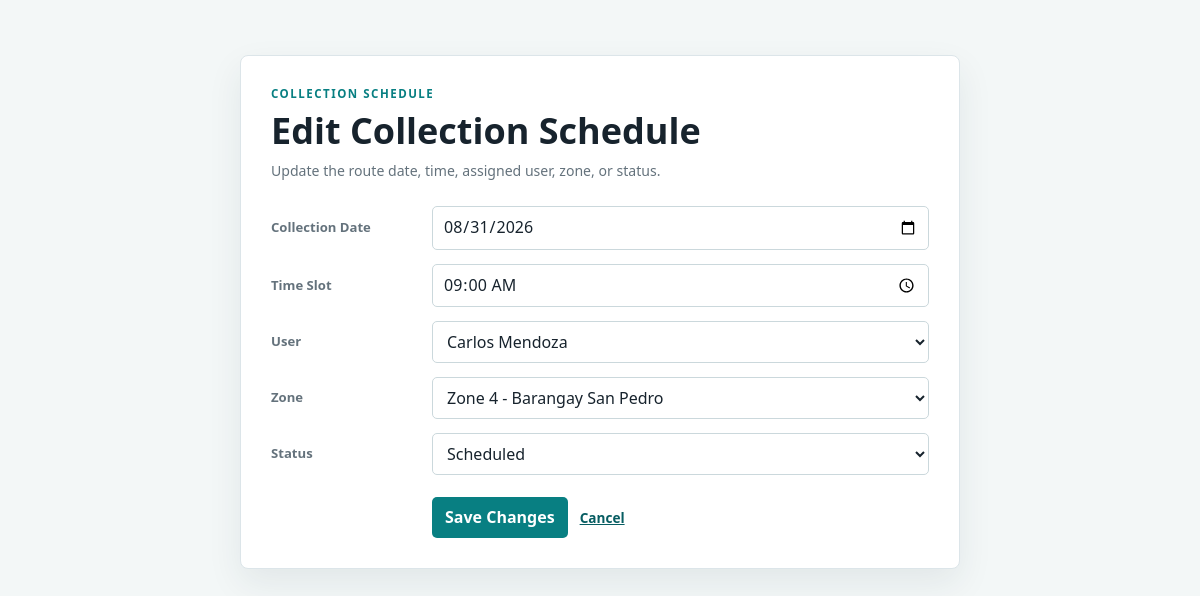
The page /modals/updateCollection.php?id=4 on the database its author committed.
### tables this page shows
CREATE TABLE IF NOT EXISTS Collection_Schedule (
    ScheduleID INT AUTO_INCREMENT PRIMARY KEY,
    Zone_ID INT NOT NULL,
    User_id INT NOT NULL,
    CollectionDate DATE NOT NULL,
    TimeSlot TIME NOT NULL,
    Status VARCHAR(100) NULL,
    CONSTRAINT fk_schedule_zone FOREIGN KEY (Zone_ID) REFERENCES Zones(Zone_ID)
        ON UPDATE CASCADE ON DELETE RESTRICT,
    CONSTRAINT fk_schedule_user FOREIGN KEY (User_id) REFERENCES Users(User_id)
        ON UPDATE CASCADE ON DELETE RESTRICT
);

CREATE TABLE IF NOT EXISTS Users (
    User_id INT AUTO_INCREMENT PRIMARY KEY,
    Fullname VARCHAR(100) NOT NULL,
    Email VARCHAR(100) NOT NULL,
    Password VARCHAR(255) NOT NULL,
    Role VARCHAR(50) NOT NULL,
    Contact_Number VARCHAR(20) NULL
);

### classes/CollectionSchedule.php (called while the page is built, shortened)
<?php
class CollectionSchedule
{
    private PDO $conn;
    public function __construct(PDO $db)
    {
        $this->conn = $db;
        try {
            $this->restoreZonesIfEmpty();
        } catch (PDOException $exception) {
        }
    }
    private function restoreZonesIfEmpty(): void
    {
        if ((int) $this->conn->query('SELECT COUNT(*) FROM zones')->fetchColumn() > 0) {
            return;
        }
    }
    public function getCollectionSchedule(int $id): array|false
    {
        $stmt = $this->conn->prepare(
            'SELECT
                ScheduleID AS schedule_id,
                CollectionDate AS collection_date,
                User_id AS user_id,
                Zone_ID AS zone_id,
                TimeSlot AS time_slot,
                Status AS status
             FROM collection_schedule
             WHERE ScheduleID = :id'
        );
        $stmt->execute([':id' => $id]);
        return $stmt->fetch();
    }
    public function getUsers(): PDOStatement
    {
        $stmt = $this->conn->query(
            'SELECT User_id AS user_id, Fullname AS user_name
             FROM users ORDER BY Fullname ASC'
        );
        return $stmt;
    }
    public function getZones(): PDOStatement
    {
        $stmt = $this->conn->query(
            'SELECT Zone_ID AS zone_id,
                    CONCAT(Zone_Name, " - ", Barangay) AS zone_name
             FROM zones ORDER BY Zone_Name ASC'
        );
        return $stmt;
    }
}

### modals/updateCollection.php (the view, shortened to what this page needs)
<?php
require_once __DIR__ . "/../connection.php";
require_once __DIR__ . "/../classes/CollectionSchedule.php";
$schedule = new CollectionSchedule($pdo);
$id = $_GET['id'];
$data = $schedule->getCollectionSchedule((int) $id);
?>
<!DOCTYPE html>
<html>
<head>
    <link
        rel="stylesheet"
        href="../style.css?v=11"
    >
</head>
<body>
<div class="container">
    <p class="eyebrow">COLLECTION SCHEDULE</p>
    <h1>Edit Collection Schedule</h1>
    <p class="form-intro">Update the route date, time, assigned user, zone, or status.</p>
    <form
        action="../backend/collection_code.php"
        method="POST"
        class="form-container"
    >
        <label>Collection Date</label>
        <input
            type="date"
            name="collection_date"
            value="<?php
                echo $data['collection_date'];
            ?>"
            required
        >
        <label>Time Slot</label>
        <input
            type="time"
            name="time_slot"
            value="<?php echo htmlspecialchars($data['time_slot']); ?>"
            required
        >
        <label>User</label>
        <select
            name="user_id"
            required
        >
            <?php
            $participants = $schedule->getUsers();
            while ($participant =
                $participants->fetch()):
            ?>
                <option
                    value="<?php
                        echo $participant['user_id'];
                    ?>"
                    <?php
                    if (
                        $participant['user_id']
                        == $data['user_id']
                    ) {
                        echo "selected";
                    }
                    ?>
                >
                    <?php
                    echo htmlspecialchars(
                        $participant['user_name']
                    );
                    ?>
                </option>
            <?php endwhile; ?>
        </select>
        <label>Zone</label>
        <select
            name="zone_id"
            required
        >
            <?php
            $events = $schedule->getZones();
            while ($event =
                $events->fetch()):
            ?>
                <option
                    value="<?php
                        echo $event['zone_id'];
                    ?>"
                    <?php
                    if (
                        $event['zone_id']
                        == $data['zone_id']
                    ) {
                        echo "selected";
                    }
                    ?>
                >
                    <?php
                    echo htmlspecialchars(
                        $event['zone_name']
                    );
                    ?>
                </option>
            <?php endwhile; ?>
        </select>
        <label>Status</label>
        <select name="status">
            <option value="Scheduled" <?= $data['status'] === 'Scheduled' ? 'selected' : '' ?>>Scheduled</option>
        </select>
        <div class="form-actions">
            <button type="submit" name="update_collection_schedule">Save Changes</button>
            <a href="../index.php">Cancel</a>
        </div>
    </form>
</div>
</body>
</html>

### style.css (style rules this page uses)
:root { --ink: #17232d; --muted: #64727c; --line: #dce5e9; --surface: #ffffff; --page: #f3f7f7; --teal: #087f82; --teal-dark: #075d62; --yellow: #f2b84b; --danger: #b94a48; --shadow: 0 14px 35px rgba(25, 56, 65, .08); }
* { box-sizing: border-box; }
html { scroll-behavior: smooth; }
body { margin: 0; min-width: 320px; background: var(--page); color: var(--ink); font-family: "Trebuchet MS", "Segoe UI", sans-serif; line-height: 1.45; }
a { color: inherit; }
button, input, select { font: inherit; }
button, a { -webkit-tap-highlight-color: transparent; }
button, .nav-link, .edit, .delete { transition: background-color .16s ease, color .16s ease, transform .16s ease; }
.container { width: min(720px, calc(100% - 32px)); margin: 55px auto; padding: 30px; border: 1px solid var(--line); border-radius: 8px; background: var(--surface); box-shadow: var(--shadow); }
.container h1 { margin-bottom: 24px; }
.container .eyebrow { margin-bottom: 8px; }
.form-intro { margin: -14px 0 25px; color: var(--muted); font-size: .88rem; }
.form-container { display: grid; grid-template-columns: 145px 1fr; align-items: center; gap: 14px 16px; }
.form-container > label { color: var(--muted); font-size: .82rem; font-weight: 700; }
.form-container > input, .form-container > select { width: 100%; }
.form-actions { grid-column: 2; display: flex; align-items: center; gap: 12px; margin-top: 8px; }
.form-container button { background: var(--teal); color: #fff; }
.form-container a { color: var(--teal-dark); font-size: .85rem; font-weight: 700; }
.eyebrow { margin: 0 0 6px; color: var(--teal); font-size: .72rem; font-weight: 700; letter-spacing: .13em; }
h1, h2, p { margin-top: 0; }
h1 { margin-bottom: 7px; color: var(--ink); font-size: clamp(1.65rem, 3vw, 2.25rem); line-height: 1.12; }
input, select { min-height: 38px; border: 1px solid #cbd8dc; border-radius: 5px; padding: 8px 10px; background: #fff; color: var(--ink); }
button, .edit, .delete { border: 0; border-radius: 5px; padding: 9px 13px; cursor: pointer; font-weight: 700; text-decoration: none; }

### rows shown on the page
collection_schedule: collection_date "08/31/2026", time_slot "09:00:00", user_id "Carlos Mendoza", zone_id "Zone 4 - Barangay San Pedro", status "Scheduled"
